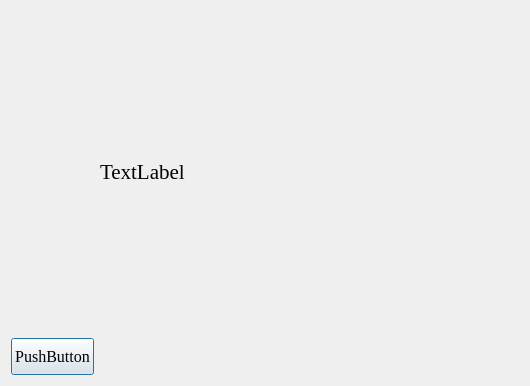
<?xml version="1.0" encoding="UTF-8"?>
<ui version="4.0">
 <class>TextDialog</class>
 <widget class="QDialog" name="TextDialog">
  <property name="geometry">
   <rect>
    <x>0</x>
    <y>0</y>
    <width>530</width>
    <height>386</height>
   </rect>
  </property>
  <property name="windowTitle">
   <string>Dialog</string>
  </property>
  <layout class="QGridLayout" name="gridLayout">
   <item row="0" column="1">
    <spacer name="verticalSpacer">
     <property name="orientation">
      <enum>Qt::Vertical</enum>
     </property>
     <property name="sizeHint" stdset="0">
      <size>
       <width>20</width>
       <height>40</height>
      </size>
     </property>
    </spacer>
   </item>
   <item row="1" column="1">
    <widget class="QPushButton" name="pushButton">
     <property name="sizePolicy">
      <sizepolicy hsizetype="Fixed" vsizetype="Fixed">
       <horstretch>0</horstretch>
       <verstretch>0</verstretch>
      </sizepolicy>
     </property>
     <property name="minimumSize">
      <size>
       <width>75</width>
       <height>37</height>
      </size>
     </property>
     <property name="font">
      <font>
       <family>Times New Roman</family>
       <pointsize>12</pointsize>
      </font>
     </property>
     <property name="text">
      <string>PushButton</string>
     </property>
    </widget>
   </item>
   <item row="1" column="2">
    <spacer name="horizontalSpacer">
     <property name="orientation">
      <enum>Qt::Horizontal</enum>
     </property>
     <property name="sizeHint" stdset="0">
      <size>
       <width>40</width>
       <height>20</height>
      </size>
     </property>
    </spacer>
   </item>
   <item row="0" column="2">
    <widget class="QLabel" name="label">
     <property name="font">
      <font>
       <family>Times New Roman</family>
       <pointsize>16</pointsize>
      </font>
     </property>
     <property name="text">
      <string>TextLabel</string>
     </property>
    </widget>
   </item>
  </layout>
 </widget>
 <resources/>
 <connections/>
</ui>
